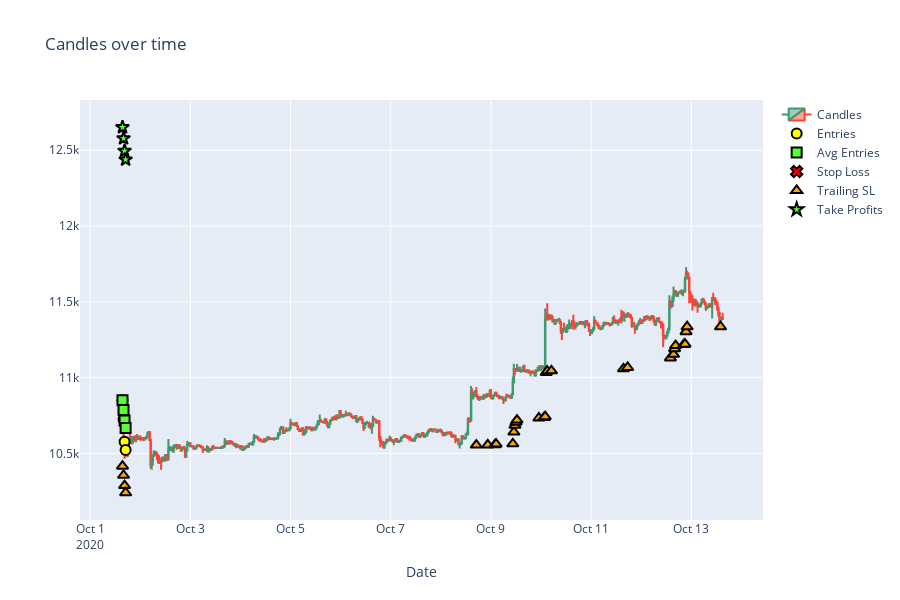

This figure's notebook cell:
### Code cell
plot_trades_all_info(
    open_prices=prices.open,
    high_prices=prices.high,
    low_prices=prices.low,
    close_prices=prices.close,
    order_records=order_records[:30],
)

### Figure 1 — Plotly figure (JSON) as saved in the notebook; plotly's stock layout.template omitted (floating-point values rounded to 4 significant figures; data arrays with more than 128 entries replaced by an {"elided": "..."} marker saying what was removed)
{"data": [{"close": {"elided": "578 float values"}, "high": {"elided": "578 float values"}, "low": {"elided": "578 float values"}, "name": "Candles", "open": {"elided": "578 float values"}, "type": "candlestick", "x": {"elided": "578 str values"}}, {"marker": {"color": "yellow", "line": {"color": "black", "width": 2}, "size": 10, "symbol": "circle"}, "mode": "markers", "name": "Entries", "type": "scatter", "x": {"elided": "578 str values"}, "y": {"elided": "578 float values"}}, {"marker": {"color": "#57FF30", "line": {"color": "black", "width": 2}, "size": 10, "symbol": "square"}, "mode": "markers", "name": "Avg Entries", "type": "scatter", "x": {"elided": "578 str values"}, "y": {"elided": "578 float values"}}, {"marker": {"color": "red", "line": {"color": "black", "width": 2}, "size": 10, "symbol": "x"}, "mode": "markers", "name": "Stop Loss", "type": "scatter", "x": {"elided": "578 str values"}, "y": {"elided": "578 null values"}}, {"marker": {"color": "orange", "line": {"color": "black", "width": 2}, "size": 10, "symbol": "triangle-up"}, "mode": "markers", "name": "Trailing SL", "type": "scatter", "x": {"elided": "578 str values"}, "y": {"elided": "578 float values"}}, {"marker": {"color": "#57FF30", "line": {"color": "black", "width": 2}, "size": 10, "symbol": "star"}, "mode": "markers", "name": "Take Profits", "type": "scatter", "x": {"elided": "578 str values"}, "y": {"elided": "578 float values"}}], "layout": {"autosize": true, "height": 600, "title": {"text": "Candles over time"}, "xaxis": {"rangeslider": {"visible": false}, "title": {"text": "Date"}}}}
